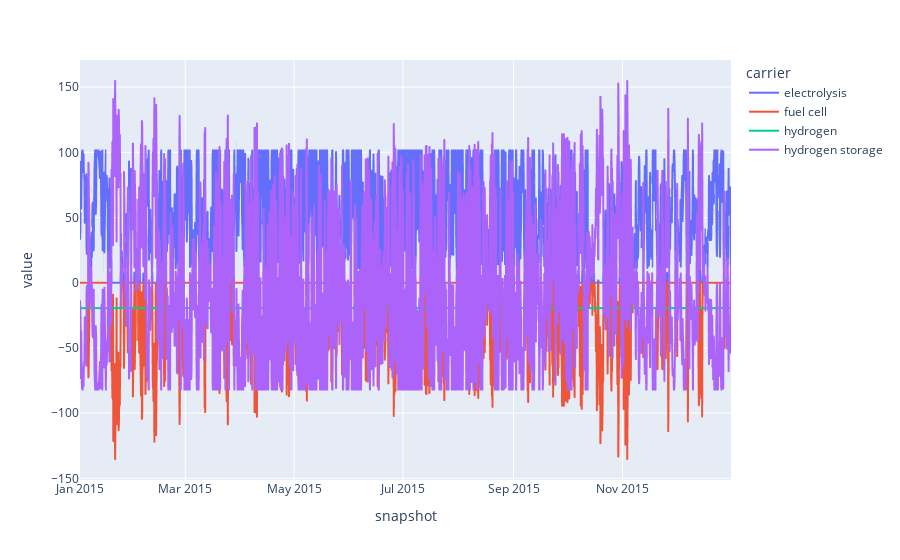

Here is the notebook cell this chart was saved with:
### Code cell
n.statistics.energy_balance(aggregate_time=False, bus_carrier="hydrogen").div(
    1e3
).groupby("carrier").sum().T.plot()

### Figure 1 — Plotly figure (JSON) as saved in the notebook; plotly's stock layout.template omitted (floating-point values rounded to 4 significant figures; data arrays with more than 128 entries replaced by an {"elided": "..."} marker saying what was removed)
{"data": [{"hovertemplate": "carrier=electrolysis<br>snapshot=%{x}<br>value=%{y}<extra></extra>", "legendgroup": "electrolysis", "line": {"color": "#636efa", "dash": "solid"}, "marker": {"symbol": "circle"}, "mode": "lines", "name": "electrolysis", "showlegend": true, "type": "scattergl", "x": {"elided": "2190 str values"}, "xaxis": "x", "y": {"elided": "2190 float values"}, "yaxis": "y"}, {"hovertemplate": "carrier=fuel cell<br>snapshot=%{x}<br>value=%{y}<extra></extra>", "legendgroup": "fuel cell", "line": {"color": "#EF553B", "dash": "solid"}, "marker": {"symbol": "circle"}, "mode": "lines", "name": "fuel cell", "showlegend": true, "type": "scattergl", "x": {"elided": "2190 str values"}, "xaxis": "x", "y": {"elided": "2190 float values"}, "yaxis": "y"}, {"hovertemplate": "carrier=hydrogen<br>snapshot=%{x}<br>value=%{y}<extra></extra>", "legendgroup": "hydrogen", "line": {"color": "#00cc96", "dash": "solid"}, "marker": {"symbol": "circle"}, "mode": "lines", "name": "hydrogen", "showlegend": true, "type": "scattergl", "x": {"elided": "2190 str values"}, "xaxis": "x", "y": {"elided": "2190 float values"}, "yaxis": "y"}, {"hovertemplate": "carrier=hydrogen storage<br>snapshot=%{x}<br>value=%{y}<extra></extra>", "legendgroup": "hydrogen storage", "line": {"color": "#ab63fa", "dash": "solid"}, "marker": {"symbol": "circle"}, "mode": "lines", "name": "hydrogen storage", "showlegend": true, "type": "scattergl", "x": {"elided": "2190 str values"}, "xaxis": "x", "y": {"elided": "2190 float values"}, "yaxis": "y"}], "layout": {"legend": {"title": {"text": "carrier"}, "tracegroupgap": 0}, "margin": {"t": 60}, "xaxis": {"anchor": "y", "domain": [0, 1], "title": {"text": "snapshot"}}, "yaxis": {"anchor": "x", "domain": [0, 1], "title": {"text": "value"}}}}
